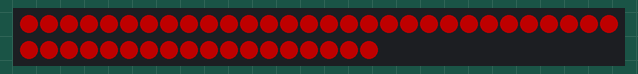
Simulated run of this sketch. Board: Arduino Uno, built with avr-gcc and run on an emulated ATmega328P. Parts: 48 RGB LEDs in strip order, left to right, continuing on the next row. Dim RGB values are drawn brighter than linear.

Above: at 0.1 s.
At 0.9 s:
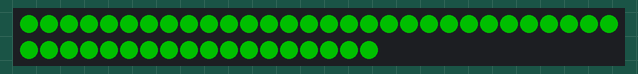
At 1.7 s:
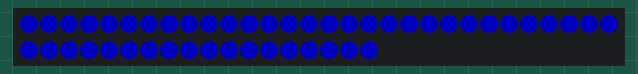
At 2.5 s:
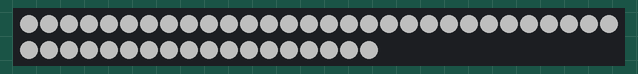
At 3.0 s:
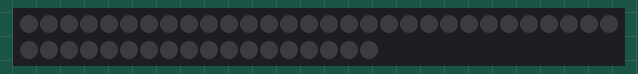

Measured:
- by itself, everything shown: repeats every 3.6 s, in 8 steps
- what the display in image 1 shows lasts 0.5 s, from 0.8 s to 1.3 s
- what the display in image 4 shows lasts 0.7 s, from 2.9 s to 3.6 s

The sketch:

sketch_jul9a.ino
```cpp
#include <Adafruit_NeoPixel.h>

#define LED_PIN 4
#define LED_COUNT 48   // 2 кольца по 24 светодиода

Adafruit_NeoPixel strip(LED_COUNT, LED_PIN, NEO_GRB + NEO_KHZ800);

void setAll(uint8_t r, uint8_t g, uint8_t b) {
  for (int i = 0; i < LED_COUNT; i++) {
    strip.setPixelColor(i, strip.Color(r, g, b));
  }
  strip.show();
}

void setup() {
  strip.begin();
  strip.setBrightness(80);
  strip.clear();
  strip.show();
}

void loop() {
  setAll(255, 0, 0);   // красный
  delay(500);

  setAll(0, 0, 0);     // выкл
  delay(300);

  setAll(0, 255, 0);   // зеленый
  delay(500);

  setAll(0, 0, 0);
  delay(300);

  setAll(0, 0, 255);   // синий
  delay(500);

  setAll(0, 0, 0);
  delay(300);

  setAll(255, 255, 255); // белый
  delay(500);

  setAll(0, 0, 0);
  delay(700);
}
```
